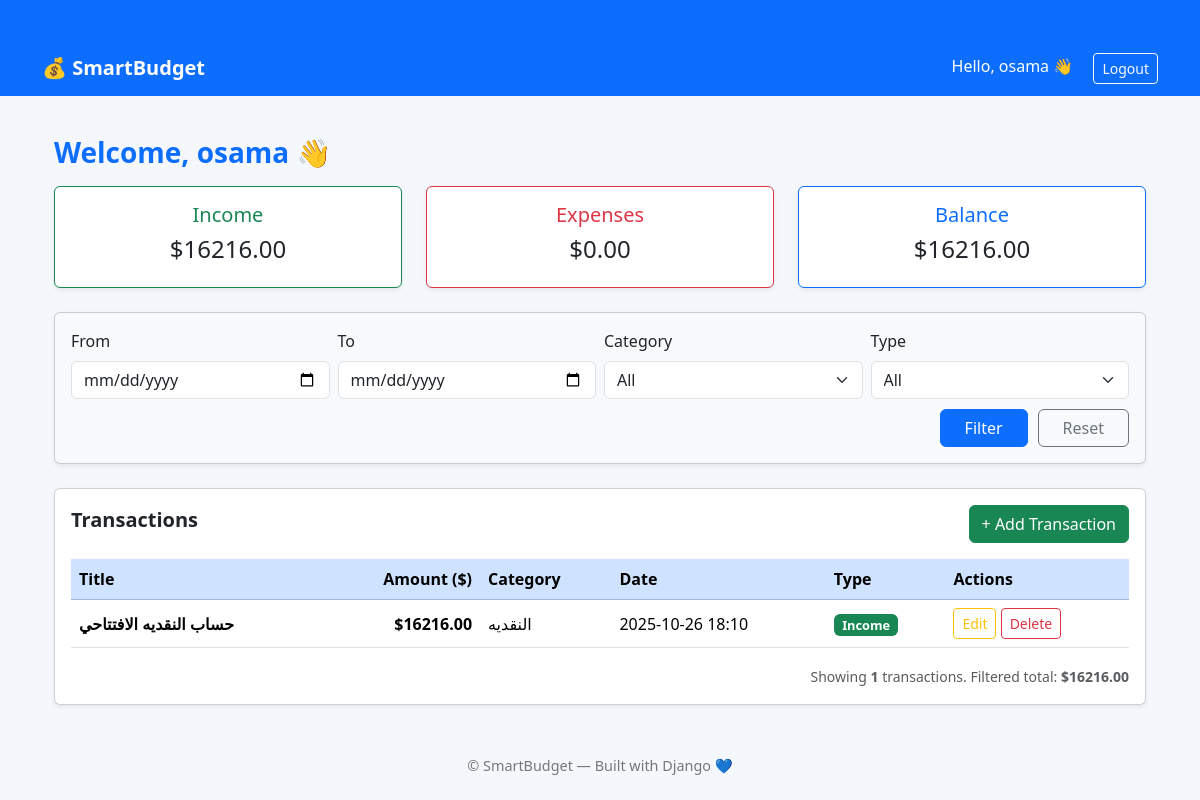
Before: / (signed in) with the older database file.
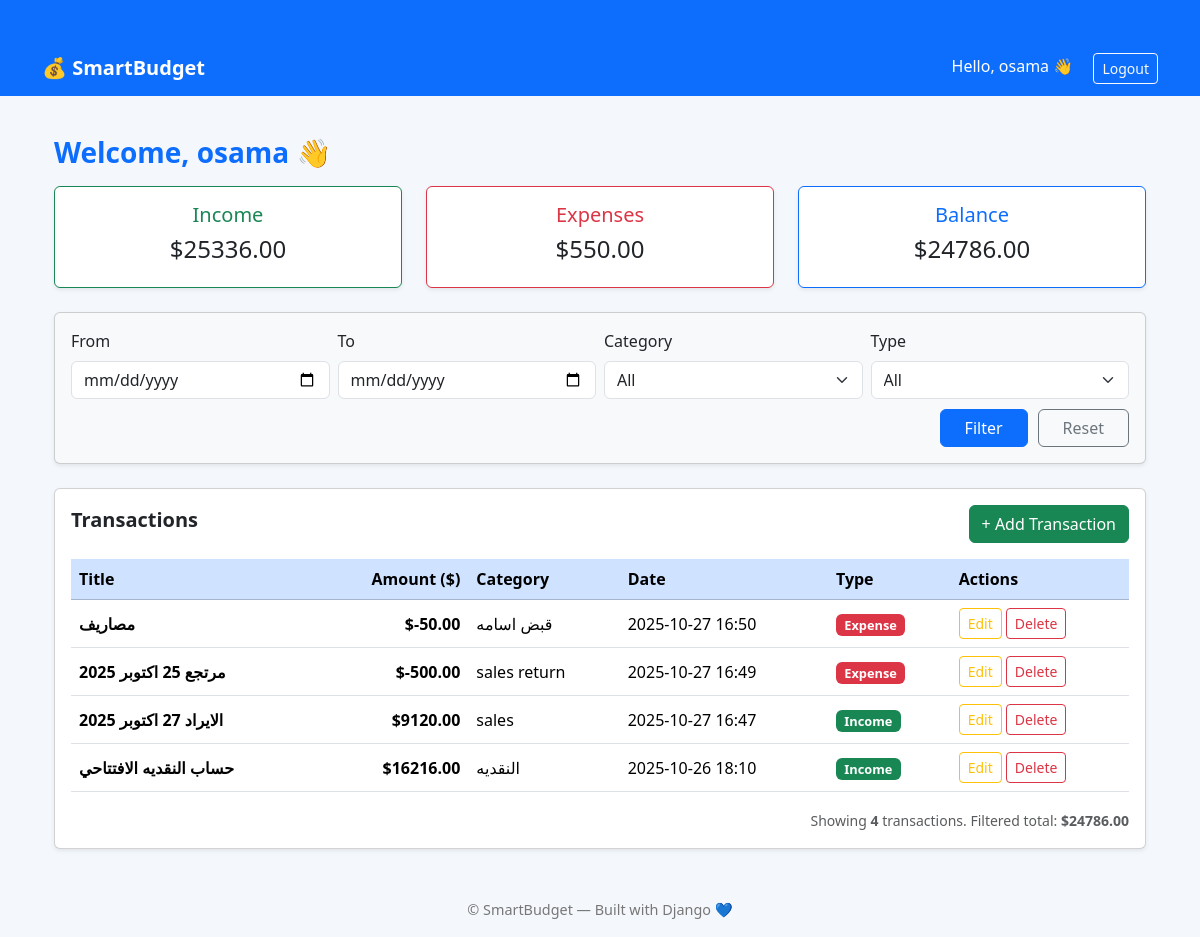
After: the same page with the newer database file.
### transactions/models.py (models this page shows, shortened)
class Transaction(models.Model):
    title = models.CharField(max_length=200)
    amount = models.DecimalField(max_digits=12, decimal_places=2)
    date = models.DateTimeField(auto_now_add=True)
    category = models.ForeignKey(
        Category,
        on_delete=models.PROTECT,
        related_name='transactions'
    )
    user = models.ForeignKey(
        settings.AUTH_USER_MODEL,
        on_delete=models.CASCADE,
        related_name='transactions'
    )
    note = models.TextField(blank=True, null=True)
    created_at = models.DateTimeField(auto_now_add=True)
    class Meta:
        verbose_name = 'Transaction'
        verbose_name_plural = 'Transactions'
        ordering = ['-date', '-created_at']

class Category(models.Model):
    INCOME = 'income'
    EXPENSE = 'expense'
    TYPE_CHOICES = [
        (INCOME, 'Income'),
        (EXPENSE, 'Expense'),
    ]
    name = models.CharField(max_length=100)
    type = models.CharField(max_length=10, choices=TYPE_CHOICES)
    user = models.ForeignKey(
        settings.AUTH_USER_MODEL,
        on_delete=models.CASCADE,
        related_name='categories'
    )
    class Meta:
        verbose_name = 'Category'
        verbose_name_plural = 'Categories'
        ordering = ['name']

### transactions/views.py (the view)
# urls.py: path('', views.dashboard, name='dashboard'),
@login_required
def dashboard(request):
    user = request.user
    transactions = Transaction.objects.filter(user=user).select_related('category')
    from_date = request.GET.get('from_date')
    to_date = request.GET.get('to_date')
    category_id = request.GET.get('category')
    type_filter = request.GET.get('type')
    if from_date:
        try:
            from_date_parsed = datetime.strptime(from_date, "%Y-%m-%d").date()
            transactions = transactions.filter(date__date__gte=from_date_parsed)
        except ValueError:
            pass  # تجاهل التاريخ لو فيه مشكلة في الفورمات
    if to_date:
        try:
            to_date_parsed = datetime.strptime(to_date, "%Y-%m-%d").date()
            transactions = transactions.filter(date__date__lte=to_date_parsed)
        except ValueError:
            pass
    if category_id and category_id != "":
        transactions = transactions.filter(category__id=category_id)
    if type_filter in ['income', 'expense']:
        if type_filter == 'income':
            transactions = transactions.filter(amount__gt=0)
        else:
            transactions = transactions.filter(amount__lt=0)
    income = transactions.filter(amount__gt=0).aggregate(total=Sum('amount'))['total'] or 0
    expenses = abs(transactions.filter(amount__lt=0).aggregate(total=Sum('amount'))['total'] or 0)
    balance = income - expenses
    total_filtered = transactions.aggregate(total=Sum('amount'))['total'] or 0
    categories = Category.objects.filter(user=user)
    return render(request, 'transactions/dashboard.html', {
        'transactions': transactions.order_by('-date'),
        'income': income,
        'expenses': expenses,
        'balance': balance,
        'total_filtered': total_filtered,
        'categories': categories,
        'filters': {
            'from_date': from_date or '',
            'to_date': to_date or '',
            'category': category_id or '',
            'type': type_filter or '',
        }
    })

### transactions/templates/transactions/dashboard.html (shortened to what this page needs)
{% extends 'base.html' %}
{% block content %}
<div class="container mt-4">
  <h3 class="fw-bold text-primary mb-3">Welcome, {{ user.username }} 👋</h3>
  <div class="row mb-4">
    <div class="col-md-4">
      <div class="card text-center border-success shadow-sm">
        <div class="card-body">
          <h5 class="text-success">Income</h5>
          <h4>${{ income|floatformat:2 }}</h4>
        </div>
      </div>
    </div>
    <div class="col-md-4">
      <div class="card text-center border-danger shadow-sm">
        <div class="card-body">
          <h5 class="text-danger">Expenses</h5>
          <h4>${{ expenses|floatformat:2 }}</h4>
        </div>
      </div>
    </div>
    <div class="col-md-4">
      <div class="card text-center border-primary shadow-sm">
        <div class="card-body">
          <h5 class="text-primary">Balance</h5>
          <h4>${{ balance|floatformat:2 }}</h4>
        </div>
      </div>
    </div>
  </div>
  <form method="get" class="card p-3 mb-4 shadow-sm bg-light">
    <div class="row g-2">
      <div class="col-md-3">
        <label class="form-label">From</label>
        <input type="date" name="from_date" value="{{ filters.from_date }}" class="form-control">
      </div>
      <div class="col-md-3">
        <label class="form-label">To</label>
        <input type="date" name="to_date" value="{{ filters.to_date }}" class="form-control">
      </div>
      <div class="col-md-3">
        <label class="form-label">Category</label>
        <select name="category" class="form-select">
          <option value="">All</option>
        </select>
      </div>
      <div class="col-md-3">
        <label class="form-label">Type</label>
        <select name="type" class="form-select">
          <option value="">All</option>
        </select>
      </div>
    </div>
    <div class="filter-buttons">
      <button type="submit" class="btn btn-primary px-4">Filter</button>
      <a href="{% url 'dashboard' %}" class="btn btn-outline-secondary px-4">Reset</a>
    </div>
  </form>
  <div class="card shadow-sm">
    <div class="card-body">
      <div class="d-flex justify-content-between align-items-center mb-3">
        <h5 class="fw-bold">Transactions</h5>
        <a href="{% url 'add_transaction' %}" class="btn btn-success">+ Add Transaction</a>
      </div>
      <table class="table table-hover align-middle">
        <thead class="table-primary">
          <tr>
            <th>Title</th>
            <th class="text-end">Amount ($)</th>
            <th>Category</th>
            <th>Date</th>
            <th>Type</th>
            <th>Actions</th>
          </tr>
        </thead>
        <tbody>
          {% for t in transactions %}
          <tr class="{% if t.amount < 0 %}row-expense{% else %}row-income{% endif %}">
            <td class="fw-semibold">{{ t.title }}</td>
            {% if t.amount < 0 %}
              <td class="text-end amt-expense">${{ t.amount|floatformat:2 }}</td>
            {% else %}
              <td class="text-end amt-income">${{ t.amount|floatformat:2 }}</td>
            {% endif %}
            <td>{{ t.category.name }}</td>
            <td>{{ t.date|date:"Y-m-d H:i" }}</td>
            <td>
              {% if t.amount < 0 %}
                <span class="badge bg-danger badge-type">Expense</span>
              {% else %}
                <span class="badge bg-success badge-type">Income</span>
              {% endif %}
            </td>
            <td>
              <a href="{% url 'edit_transaction' t.id %}" class="btn btn-sm btn-outline-warning">Edit</a>
              <a href="{% url 'delete_transaction' t.id %}" class="btn btn-sm btn-outline-danger">Delete</a>
            </td>
          </tr>
          {% empty %}
          <tr><td colspan="6" class="text-center text-muted">No transactions found.</td></tr>
          {% endfor %}
        </tbody>
      </table>
      {% if transactions %}
      <div class="mt-3 text-end">
        <small class="text-muted">
          Showing <strong>{{ transactions|length }}</strong> transactions.
          Filtered total: <strong>${{ total_filtered|floatformat:2 }}</strong>
        </small>
      </div>
      {% endif %}
    </div>
  </div>
</div>
{% endblock %}

### templates/base.html (shortened to what this page needs)
<!DOCTYPE html>
<html lang="en">
<head>
    <link href="https://cdn.jsdelivr.net/npm/bootstrap@5.3.2/dist/css/bootstrap.min.css" rel="stylesheet">
</head>
<body>
    <nav class="navbar navbar-expand-lg navbar-dark">
        <div class="container">
            <a class="navbar-brand fw-bold" href="/">💰 SmartBudget</a>
            <div class="ms-auto">
                {% if user.is_authenticated %}
                    <span class="text-white me-3">Hello, {{ user.username }} 👋</span>
                    <a href="{% url 'logout' %}" class="btn btn-outline-light btn-sm">Logout</a>
                {% else %}
                    <a href="{% url 'login' %}" class="btn btn-light btn-sm">Login</a>
                {% endif %}
            </div>
        </div>
    </nav>
    <div class="container">
        {% block content %}
        {% endblock %}
    </div>
    <footer>
        <p>© {{ now|date:"Y" }} SmartBudget — Built with Django 💙</p>
    </footer>
</body>
</html>

### templates/base.html (style rules this page uses)
body { background-color: #f4f7fc; font-family: 'Segoe UI', sans-serif; }
.navbar { background-color: #0d6efd; }
.navbar-brand, .nav-link { color: white !important; }
.container { margin-top: 40px; }
footer { margin-top: 50px; text-align: center; color: #777; font-size: 0.9em; }

### transactions/templates/transactions/dashboard.html (style rules this page uses)
.row-income { background-color: #e6ffea; }
.row-expense { background-color: #ffe5e5; }
.amt-income { color: #198754; font-weight: 600; }
.amt-expense { color: #dc3545; font-weight: 600; }
.badge-type { font-size: 0.8rem; }
.filter-buttons { display: flex; justify-content: flex-end; gap: 10px; margin-top: 10px; }

Changed rows visible on the page:
added Transaction: title "مصاريف", amount "-50.00", category.name "قبض اسامه", date "2025-10-27 16:50", shows "Expense"
added Transaction: title "مرتجع 25 اكتوبر 2025", amount "-500.00", category.name "sales return", date "2025-10-27 16:49", shows "Expense"
added Transaction: title "الايراد 27 اكتوبر 2025", amount "9120.00", category.name "sales", date "2025-10-27 16:47", shows "Income"
Other visible differences:
{{ income|floatformat:2 }}: "16216.00" → "25336.00"
{{ expenses|floatformat:2 }}: "0.00" → "550.00"
{{ balance|floatformat:2 }}: "16216.00" → "24786.00"
{{ transactions|length }}: "1" → "4"
{{ total_filtered|floatformat:2 }}: "16216.00" → "24786.00"
